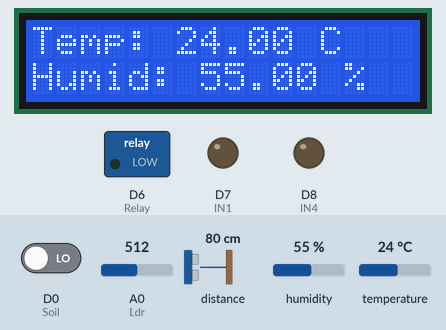
The sketch below on a simulated ESP8266 (NodeMCU). On the bench: 16×2 character LCD, switched loads named in the sketch (green lamp = pin HIGH), output pins drawn as LEDs (lit = HIGH). Wiring (inferred from the names in the program): ultrasonic range finder: trigger D4; echo D3. The test bench sets the inputs (shaded band); at power-on: A0 (Ldr) = 512, distance to the obstacle 80 cm, D0 (Soil) LOW, humidity 55 %, temperature 24 °C. The echo pulse lasts 58.3 µs per cm; WiFi joins after 1.5 s; servers stay silent unless stated; pins used as bus, display or sensor lines are not drawn; what the sketch prints to the serial monitor is not drawn.

Above: at 9.3 s.
9.4 s: A0 (Ldr) set to 531
At 14.9 s:
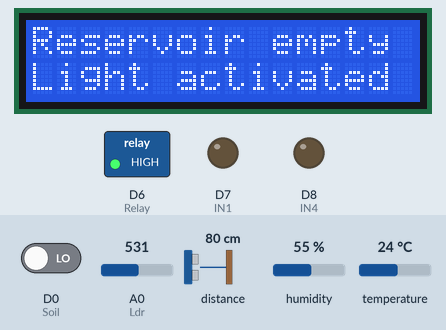
17.8 s: distance to the obstacle set to 6 cm
23.6 s: distance to the obstacle set to 3 cm
At 27.4 s:
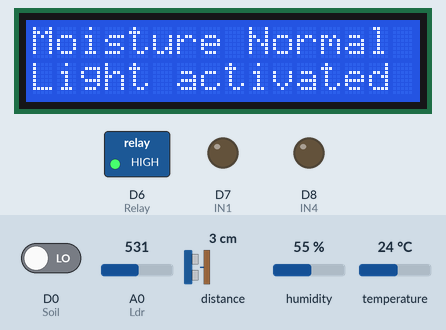
33.1 s: D0 (Soil) driven HIGH
At 39.8 s:
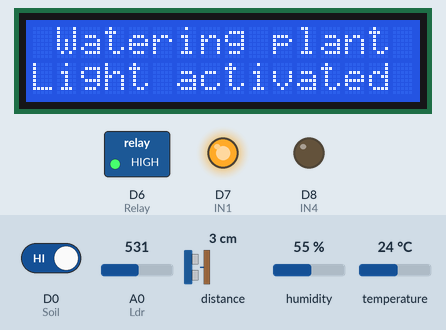
42.3 s: A0 (Ldr) set to 306
At 47.3 s:
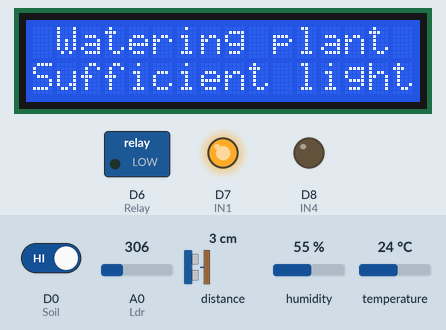
51.8 s: D0 (Soil) driven LOW
At 56.1 s:
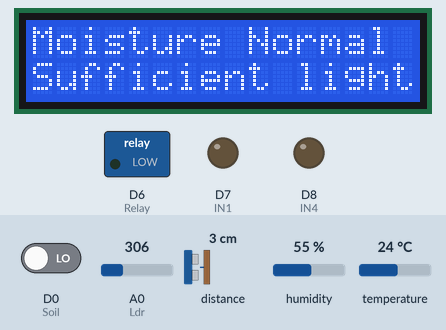
Timing chart, 0 to 57.6 s (numbered marks = the images above; inputs shaded):
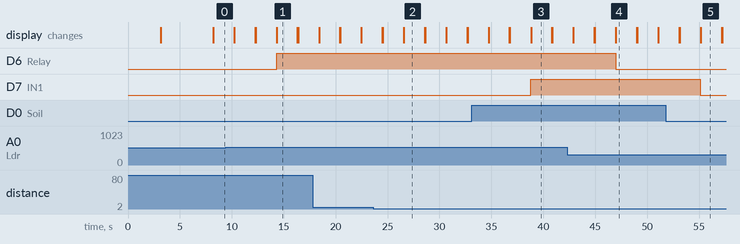

Measured:
- the behaviour switches between 516 and 517 on A0 (Ldr) (found by bisection; images 0 and 1)
- the behaviour switches between 5 and 4 cm on distance to the obstacle (found by bisection; images 1 and 2)
- after the input at 9.4 s, D6 (Relay): LOW → HIGH after 4.9 s; the display: first differs from a run without the input after 4.9 s (image 1)
- after the input at 23.6 s, the display: first differs from a run without the input after 3.0 s (image 2)
- after the input at 33.1 s, D7 (IN1): LOW → HIGH after 5.7 s; the display: first differs from a run without the input after 5.7 s (image 3)
- after the input at 42.3 s, D6 (Relay): HIGH → LOW after 4.7 s; the display: first differs from a run without the input after 4.7 s (image 4)
- after the input at 51.8 s, D7 (IN1): HIGH → LOW after 3.3 s; the display: first differs from a run without the input after 3.4 s (image 5)

The sketch:

hardware.ino
```cpp
#include <ESP8266WebServer.h>
#include <LiquidCrystal_I2C.h>
#include <Wire.h>
#include "DHT.h"
      const char* ssid = "xxxx";  // Enter SSID here
const char* password = "xxxx";  //Enter Password here

float h,t,f,ultra;
int soilvalue,light;

#define ultra_limit 5    // centimeters
#define light_limit 50  // percentage
#define temp_limit 30  // celcius

#define Ldr A0                               //A0 Pin for ldr
#define Soil D0                             //D0 Pin for soil moisture
#define echo D3                            //D3 pin for echo
#define trigger D4                        //D4 pin for trigger
#define DHTPIN D5                      //D5 Connected to the DHT sensor
#define Relay D6                        //D6 pin for Relay
#define IN1 D7                         //D7 pin for PUMP
#define IN4 D8                        //D8 pin for FAN

LiquidCrystal_I2C lcd(0x27,16,2);
DHT dht(DHTPIN, DHT11);
ESP8266WebServer server(80);

void setup()
{Serial.begin(9600);

  Wire.begin(D2,D1);  // D2_SDA    D1_SCL
  pinMode(Relay,OUTPUT);
  pinMode(IN1,OUTPUT);
  pinMode(IN4,OUTPUT);
  pinMode(trigger,OUTPUT);
  pinMode(echo,INPUT);
  pinMode(Soil,INPUT);
  pinMode(Ldr, INPUT);

  dht.begin();
  lcd.begin();lcd.clear();

  Serial.print("Connecting to: ");Serial.println(ssid);

  WiFi.begin(ssid, password); //connect to your local wi-fi network

  lcd.print("   WELCOME TO   ");
  lcd.setCursor(0,1);
  lcd.print("NEXT-GEN-FARMING");
  delay(3000);lcd.clear();

  lcd.print("CONNCETING WIFI");

  while (WiFi.status() != WL_CONNECTED) //check wi-fi is connected to wi-fi network
  {
      delay(500);
      Serial.print(".");
  }

  lcd.clear();
  lcd.print("WIFI CONNECTED");
  lcd.setCursor(0,1);
  lcd.print(WiFi.localIP());

  Serial.println("\nWiFi connected..!");
  Serial.print("IP: "); Serial.println(WiFi.localIP());

  server.on("/", handle_OnConnect);
  server.onNotFound(handle_NotFound);

  server.begin();
  Serial.println("HTTP server started");

  delay(5000);lcd.clear();
}

void loop()
{
  Serial.print('\n');

  h = dht.readHumidity();
  t = dht.readTemperature();              // Read temperature as Celsius (the default)
  f = dht.readTemperature(true);         // Read temperature as Fahrenheit (isFahrenheit = true)
  soilvalue = digitalRead(Soil);
  light=map(analogRead(Ldr),0,1023,0,100);
  ultra = ultra_sonic();

  Serial.print("Soil Moist: ");Serial.println(soilvalue);
  Serial.print("Light :"); Serial.println(light);
  Serial.print("Water: "); Serial.println(ultra);

  if (isnan(h) || isnan(t) || isnan(f))        // Check if any reads failed and exit early (to try again).
  {
    lcd.print("   DHT ERROR    ");
    Serial.println("Failed DHT");
  }
  else
  {
    if(t>temp_limit)
    {
      digitalWrite(IN4,HIGH);
    }
    else
    {
      digitalWrite(IN4,LOW);
    }

    lcd.print("Temp: ");lcd.print(t);lcd.print(" C");
    lcd.setCursor(0,1);
    lcd.print("Humid: ");lcd.print(h);lcd.print(" %");

    Serial.print("Humidity: "); Serial.print(h);
    Serial.print("%  Temperature: "); Serial.print(t);Serial.println("°C");
  }

  delay(2000); lcd.clear();

  if(ultra>ultra_limit)
  {
    Serial.println("No sufficient water");
    lcd.print("Reservoir empty");
  }
  else
  {
    if(soilvalue == 1)
    {
        digitalWrite(IN1,HIGH);
        lcd.print(" Watering plant ");
    }
    else
    {
        digitalWrite(IN1,LOW);
        lcd.print("Moisture Normal");
    }
  }

  lcd.setCursor(0,1);

  if(light>light_limit)
  {
    digitalWrite(Relay,HIGH);
    lcd.print("Light activated");
  }
  else
  {
    digitalWrite(Relay,LOW);
    lcd.print("Sufficient light");
  }

  server.handleClient();

  delay(2000); lcd.clear();
}

float ultra_sonic()                    //function for ultrasonic sensor
{
  digitalWrite(trigger , HIGH);
  delayMicroseconds(10);
  digitalWrite(trigger,LOW);

  return (pulseIn(echo,HIGH)*0.03475)/2;
}

void handle_OnConnect()
{
  server.send(200, "text/html", SendHTML(t,h,light,ultra,soilvalue));
}

void handle_NotFound()
{
  server.send(404, "text/plain", "Not found");
}

String SendHTML(float T,float H,int L,float W,int M)
{
  String ptr = "<!DOCTYPE html> <html>\n";

      ptr +="<head><meta name=\"viewport\" content=\"width=device-width, initial-scale=1.0, user-scalable=no\">\n";
      ptr +="<meta http-equiv=\"refresh\" content=\"5\">\n";
        ptr +="<title>Greenhouse monitor</title>\n";
        ptr +="<style>html { font-family: Helvetica; display: inline-block; margin: 0px auto; text-align: center;}\n";
           ptr +="body{margin-top: 50px;} h1 {color: #444444;margin: 50px auto 30px;}\n";
           ptr +="p {font-size: 24px;color: #444444;margin-bottom: 10px;}\n";
        ptr +="</style>\n";

       ptr +="<script>\n";

          ptr += "sendToCloud("; ptr += H; ptr += ",'humidity');";
          ptr += "sendToCloud("; ptr += T; ptr += ",'temperature');";
          ptr += "sendToCloud("; ptr += M; ptr += ",'moisture');";
          ptr += "sendToCloud("; ptr += L; ptr += ",'light');";
          ptr += "sendToCloud("; ptr += W; ptr += ",'water');";

          ptr += "function sendToCloud(data,type){";
           ptr += "var xhttp = new XMLHttpRequest();";
           ptr += "xhttp.onreadystatechange =function() {";
            ptr += "if (this.readyState == 4 && this.status == 200) {";
           ptr += "console.log('hi'); }};";
          ptr += "xhttp.open('GET','https://test.thetkmshow.in/'+ type +'/'+data, true);";
          ptr += "xhttp.send();}";

       ptr +="</script>\n";
     ptr +="</head>\n";
      ptr +="<body>\n";

        ptr +="<div id=\"webpage\">\n";
          ptr +="<h1>GREENHOUSE MONITOR</h1>\n";

          ptr +="<p>Temperature: ";         ptr +=T;    ptr +=" &deg;C</p>";
          ptr +="<p>Humidity: ";            ptr +=H;    ptr +=" %</p>";
          ptr +="<p>soil moisture: ";       ptr +=M;    ptr +="</p>";
          ptr +="<p>water level: ";         ptr +=W;    ptr +=" cm</p>";
          ptr +="<p>light intensity : ";    ptr +=L;    ptr +=" %</p>";

        ptr +="</div>\n";
      ptr +="</body>\n";
  ptr +="</html>\n";

  return ptr;
}
```
